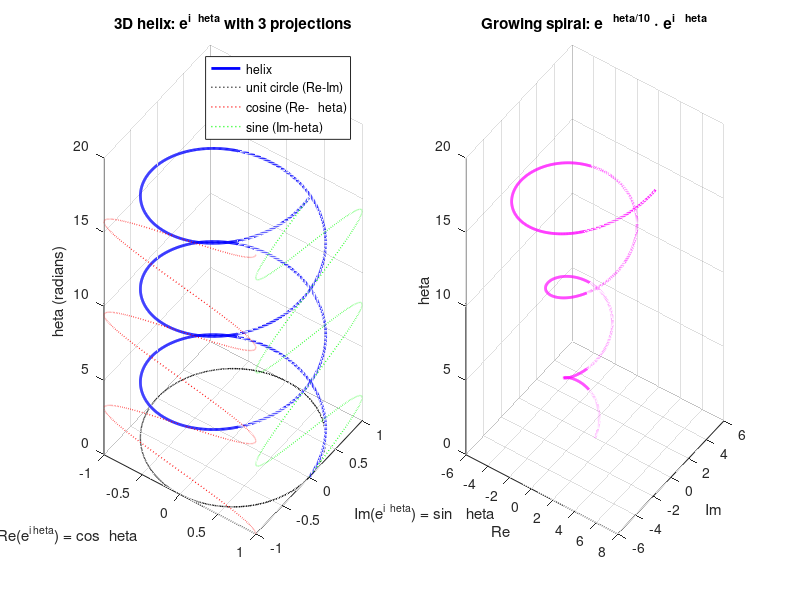

Write MATLAB code to recreate this figure. (Note: this script raises an error after producing the figure.)
% ── 3D Helix Visualization of e^{iθ} ─────────────────────────────────────
theta = linspace(0, 6*pi, 2000);
z = exp(1i * theta);
x = real(z);    % cos(θ)
y = imag(z);    % sin(θ)

figure('Name', 'e^{itheta} as a 3D Helix');
subplot(1,2,1);
  plot3(x, y, theta, 'b-', 'LineWidth', 2); hold on;
  % Project onto Re-Im plane (unit circle)
  plot3(x, y, zeros(size(theta)), 'k:', 'LineWidth', 1);
  % Project onto Re-θ plane (cosine wave)
  plot3(x, -ones(size(theta)), theta, 'r:', 'LineWidth', 1);
  % Project onto Im-θ plane (sine wave)
  plot3(ones(size(theta)), y, theta, 'g:', 'LineWidth', 1);
  xlabel('Re(e^{i	heta}) = cos	heta');
  ylabel('Im(e^{i	heta}) = sin	heta');
  zlabel('	heta (radians)');
  title('3D helix: e^{i	heta} with 3 projections');
  legend({'helix','unit circle (Re-Im)','cosine (Re-	heta)','sine (Im-	heta)'});
  grid on; view(35, 25);

subplot(1,2,2);
  % Growing spiral: r(θ) * e^{iθ} where r(θ) = e^{θ/10}
  r = exp(theta/10);           % growing amplitude
  z_spiral = r .* exp(1i*theta);
  plot3(real(z_spiral), imag(z_spiral), theta, 'm-', 'LineWidth', 2);
  xlabel('Re'); ylabel('Im'); zlabel('	heta');
  title('Growing spiral: e^{	heta/10} \cdot e^{i	heta}');
  grid on; view(35, 25);

sgtitle('The Complex Exponential in 3D');
